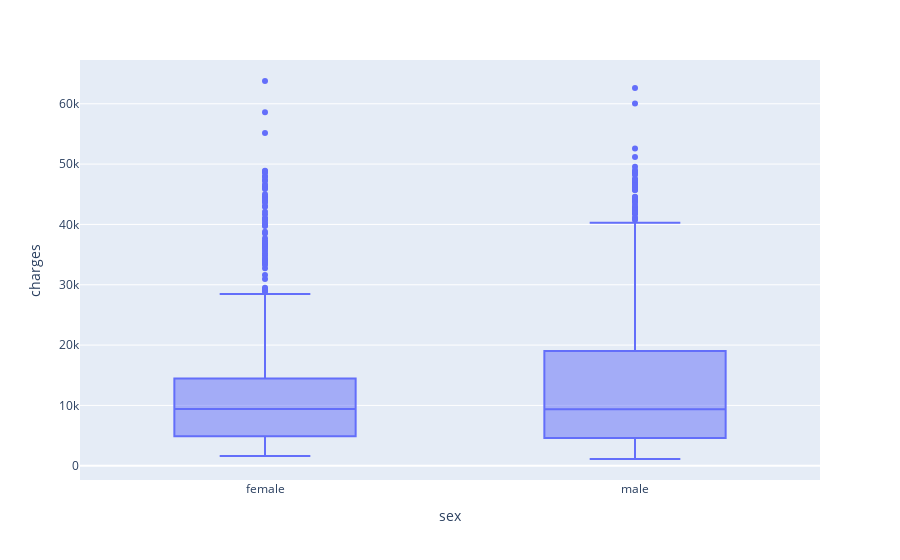

The code cell stored with this chart in its notebook:
### Code cell
# charges según sexo
fig = px.box(df_raw, x='sex', y='charges')
fig.show()

### Figure 1 — Plotly figure (JSON) as saved in the notebook; plotly's stock layout.template omitted (floating-point values rounded to 4 significant figures; data arrays with more than 128 entries replaced by an {"elided": "..."} marker saying what was removed)
{"data": [{"alignmentgroup": "True", "hovertemplate": "sex=%{x}<br>charges=%{y}<extra></extra>", "legendgroup": "", "marker": {"color": "#636efa"}, "name": "", "notched": false, "offsetgroup": "", "orientation": "v", "showlegend": false, "type": "box", "x": {"elided": "1338 str values"}, "x0": " ", "xaxis": "x", "y": {"elided": "1338 float values"}, "y0": " ", "yaxis": "y"}], "layout": {"boxmode": "group", "legend": {"tracegroupgap": 0}, "margin": {"t": 60}, "xaxis": {"anchor": "y", "domain": [0, 1], "title": {"text": "sex"}}, "yaxis": {"anchor": "x", "domain": [0, 1], "title": {"text": "charges"}}}}
